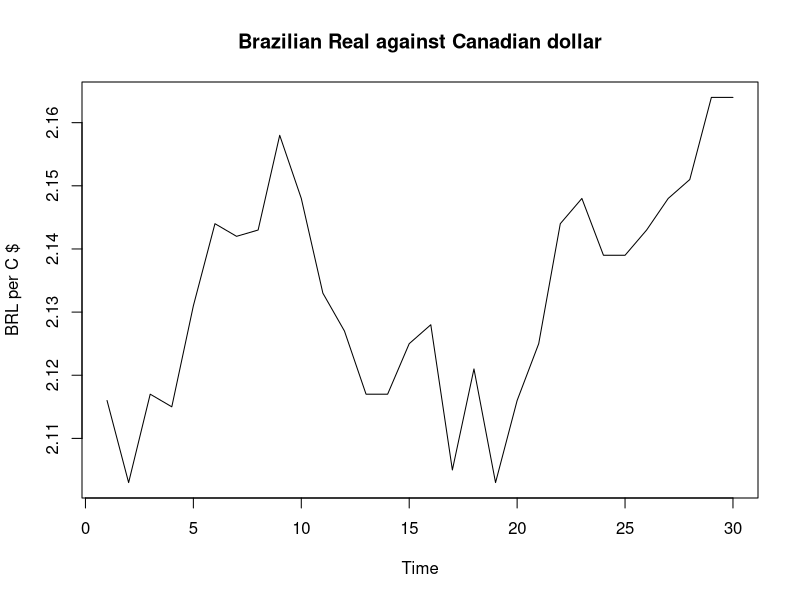
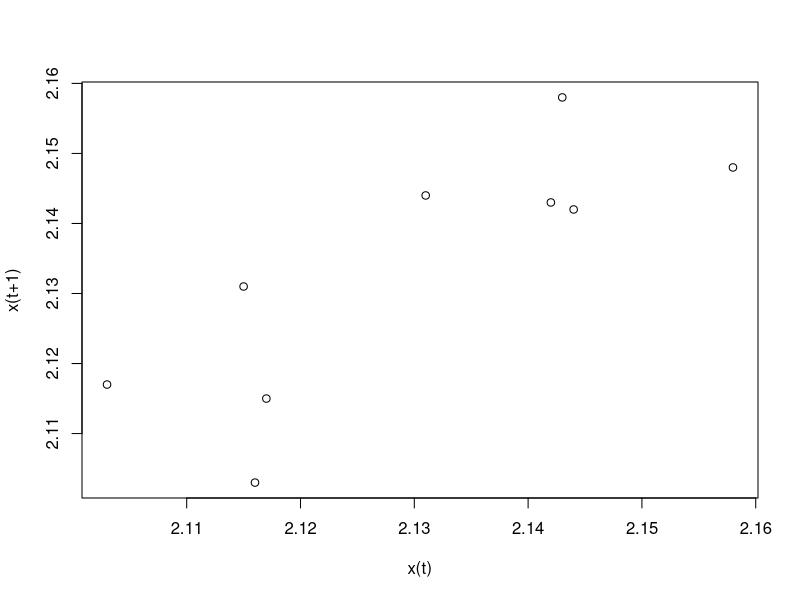
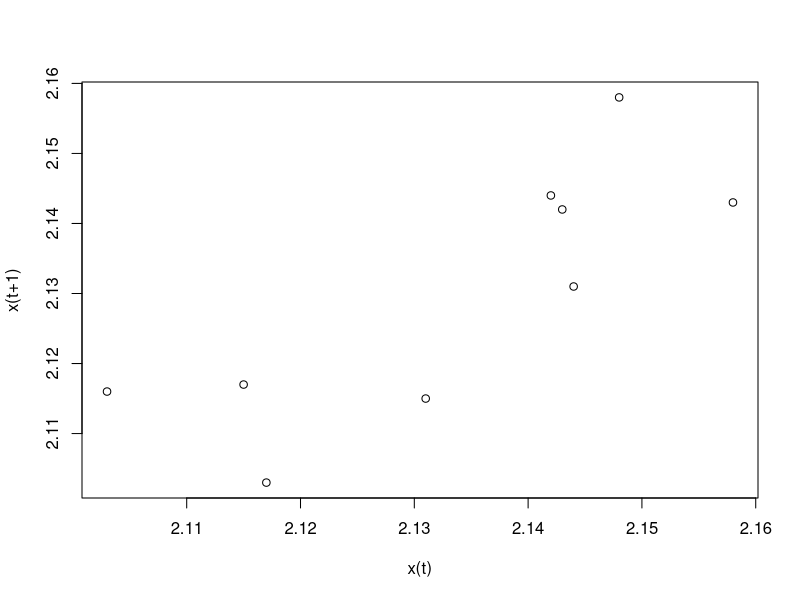
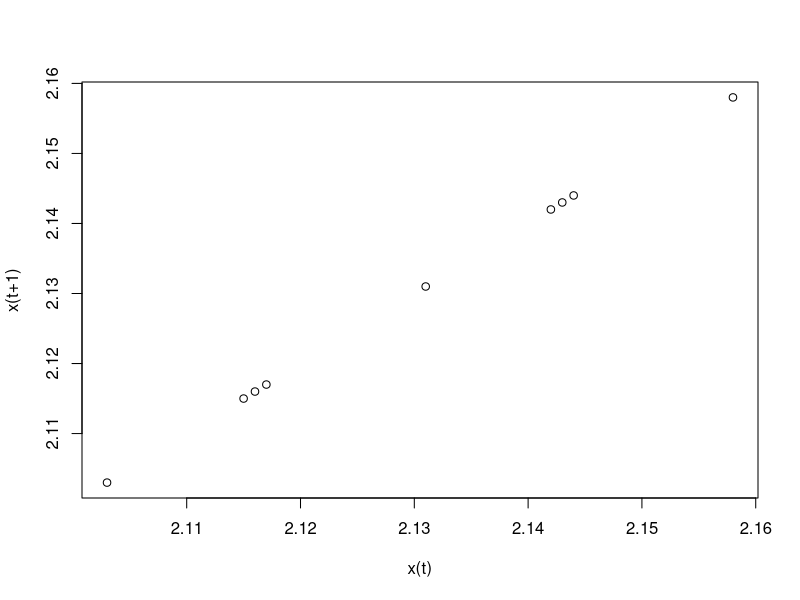
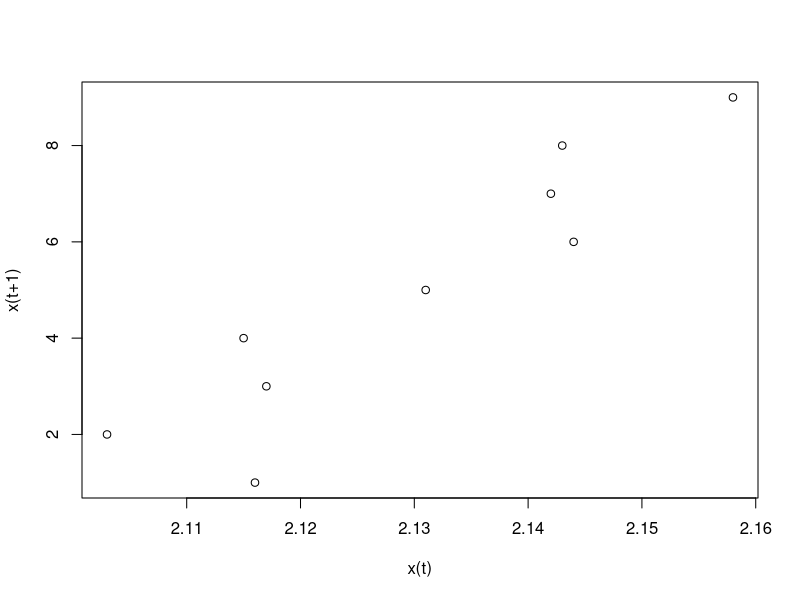

Here is the R script that generated these plots, in order:
runs.test2 <- function(x) { rtab <- table(x); nms <- names(rtab); rtab <- unname(rtab); n <- rtab[1]; m <- rtab[2]; N <- n + m; flips <- ifelse(x == nms[1], 0, 1); dflips <- c(1, abs(diff(flips))); R <- sum(dflips != 0); mu <- 2 * n * m/N + 1; vr <- (mu - 1) * (mu - 2)/(N - 1); sigma <- sqrt(vr); if (N > 50) { Z <- (R - mu)/sigma } else if ((R - mu) < 0) { Z = (R - mu + 0.5)/sigma } else { Z = (R - mu - 0.5)/sigma }; pval <- 2 * (1 - pnorm(abs(Z))); return(list(Z = Z, p.value = pval)); }

Cd <- arima.sim(list(ar=0.9), sd=0.01, n=30)
Cd <- round(Cd + 2.1, 3)
plot(Cd, main="Brazilian Real against Canadian dollar", ylab="BRL per C $")
runCd <- factor(sign(Cd - mean(Cd)))
runstestCd <- runs.test2(runCd)

plot(Cd[1:9], Cd[2:10], xlab="x(t)", ylab="x(t+1)")
plot(Cd[2:10], Cd[1:9], xlab="x(t)", ylab="x(t+1)")
plot(Cd[1:9], Cd[1:9], xlab="x(t)", ylab="x(t+1)")
plot(Cd[1:9], c(1:9), xlab="x(t)", ylab="x(t+1)")

signif(runstestCd$p.value, 3)

library(tseries)
runstestCd <- runs.test(runCd)
runstestCd2 <- runs.test2(runCd)


runs.test <- function(x, alternative = c("two.sided", "less", "greater")) { alternative <- match.arg(alternative); DNAME <- deparse(substitute(x)); n <- length(x); R <- 1 + sum(as.numeric(x[-1] != x[-n])); n1 <- sum(levels(x)[1] == x); n2 <- sum(levels(x)[2] == x); m <- 1 + 2 * n1 * n2/(n1 + n2); s <- sqrt(2 * n1 * n2 * (2 * n1 * n2 - n1 - n2)/((n1 + n2)^2 *(n1 + n2 - 1))); STATISTIC <- (R - m)/s; METHOD <- "Runs Test"; if (alternative == "two.sided") { PVAL <- 2 * pnorm(-abs(STATISTIC)) } else if (alternative == "less") {  PVAL <- pnorm(STATISTIC) } else if (alternative == "greater") { PVAL <- pnorm(STATISTIC, lower.tail = FALSE) } else { stop("irregular alternative") } ; names(STATISTIC) <- "Standard Normal"; structure(list(statistic = STATISTIC, alternative = alternative, p.value = PVAL, method = METHOD, data.name = DNAME), class = "htest") }